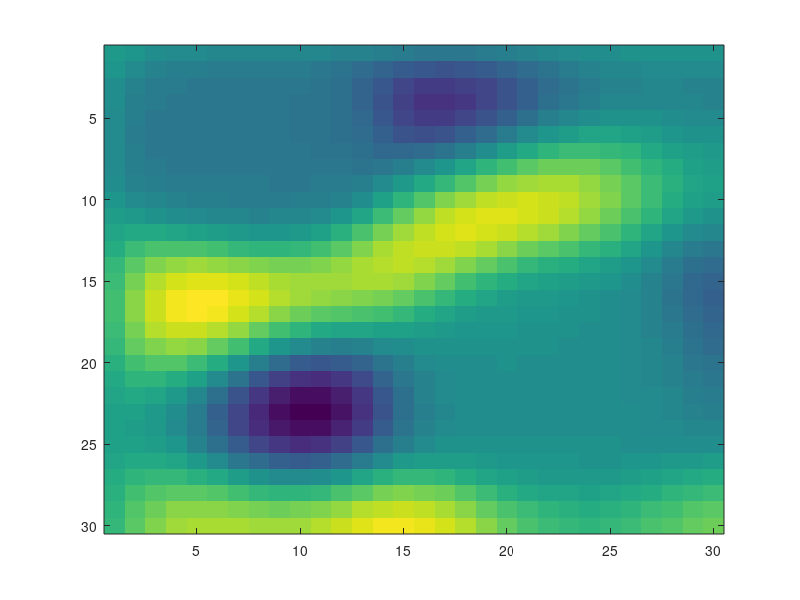

MATLAB code for this plot:
%%
% Display weighted laplacian eigenvectors.

n = 30; 


% grad operator with neumann BC
dx = spdiags([-ones(n,1), ones(n,1)], -1:0, n, n);
dx = dx(2:end,:);

% with periodic BC
dx = spdiags([-ones(n,1), ones(n,1)], -1:0, n, n);
% dx(1,end) = -1;


n1 = size(dx,1);

t = linspace(0,1,n1)';
[Y,X] = meshgrid(t);
gauss = @(m,s)exp(-(X-m(1)).^2/(2*s).^2-(Y-m(2)).^2/(2*s).^2);

Grad = [kron(dx,speye(n)); kron(speye(n),dx)];


% two weight functions
a = ones(n1);

b = gauss([.2,.25],.05) + gauss([.7,.74],.06);
% b = 1-b;
b = b + .02;

K = 50; %# eigenvect 

q = 50;
V1 = eye(size(Grad,2),K);
for it=1:q
    s = (it-1)/(q-1);
    c = (1-s)*a+s*b; 
    Delta = Grad' * spdiags( [c(:); c(:)], 0, 2*n*n,2*n*n ) * Grad;   
    [V,D] = eigs(Delta,K, 'SM');
    V = V * diag(diag(sign(V'*V1)));
    V1 = V;
    %
    v = reshape(V(:,40), [n n]);
    clf; imagesc(v);
    axis tight;
    drawnow;
end
